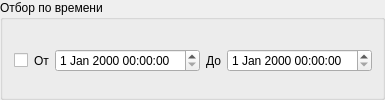
           <widget class="QGroupBox" name="groupBox_12">
            <property name="sizePolicy">
             <sizepolicy hsizetype="Preferred" vsizetype="Preferred">
              <horstretch>0</horstretch>
              <verstretch>0</verstretch>
             </sizepolicy>
            </property>
            <property name="title">
             <string>Отбор по времени</string>
            </property>
            <layout class="QGridLayout" name="gridLayout_18">
             <property name="topMargin">
              <number>5</number>
             </property>
             <property name="rightMargin">
              <number>10</number>
             </property>
             <property name="bottomMargin">
              <number>0</number>
             </property>
             <property name="verticalSpacing">
              <number>0</number>
             </property>
             <item row="0" column="2">
              <widget class="QDateTimeEdit" name="dateTimeEdit"/>
             </item>
             <item row="0" column="0">
              <widget class="QCheckBox" name="checkBox">
               <property name="sizePolicy">
                <sizepolicy hsizetype="Maximum" vsizetype="Fixed">
                 <horstretch>0</horstretch>
                 <verstretch>0</verstretch>
                </sizepolicy>
               </property>
               <property name="text">
                <string/>
               </property>
              </widget>
             </item>
             <item row="0" column="5">
              <widget class="QDateTimeEdit" name="dateTimeEdit_2"/>
             </item>
             <item row="0" column="4">
              <widget class="QLabel" name="label_5">
               <property name="sizePolicy">
                <sizepolicy hsizetype="Maximum" vsizetype="Preferred">
                 <horstretch>0</horstretch>
                 <verstretch>0</verstretch>
                </sizepolicy>
               </property>
               <property name="text">
                <string>До</string>
               </property>
              </widget>
             </item>
             <item row="0" column="1">
              <widget class="QLabel" name="label_4">
               <property name="sizePolicy">
                <sizepolicy hsizetype="Maximum" vsizetype="Preferred">
                 <horstretch>0</horstretch>
                 <verstretch>0</verstretch>
                </sizepolicy>
               </property>
               <property name="text">
                <string>От</string>
               </property>
              </widget>
             </item>
            </layout>
           </widget>
